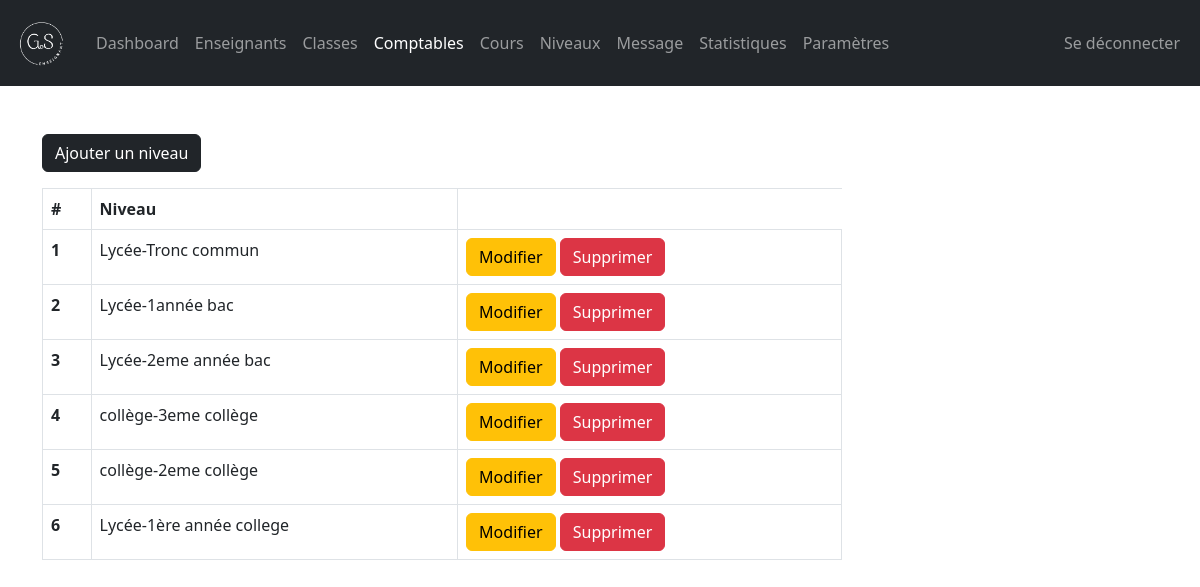
The app's page /admin/grade.php (signed in) with its own data.
### tables this page shows
CREATE TABLE `grades` (
  `grade_id` int(11) NOT NULL,
  `grade` varchar(31) NOT NULL,
  `grade_code` varchar(7) NOT NULL
);

### admin/data/grade.php (called while the page is built, shortened)
<?php
function getAllGrades($conn){
   $sql = "SELECT * FROM grades";
   $stmt = $conn->prepare($sql);
   $stmt->execute();
   if ($stmt->rowCount() >= 1) {
     $grades = $stmt->fetchAll();
     return $grades;
   }else {
    return 0;
   }
}

### admin/grade.php (the view, shortened to what this page needs)
<?php
if (isset($_SESSION['admin_id']) &&
    isset($_SESSION['role'])) {
    if ($_SESSION['role'] == 'Admin') {
       include "../DB_connection.php";
       include "data/grade.php";
       $grades = getAllGrades($conn);
 ?>
<!DOCTYPE html>
<html lang="en">
<head>
	<link rel="stylesheet" href="https://cdn.jsdelivr.net/npm/bootstrap@5.2.0/dist/css/bootstrap.min.css">
	<link rel="stylesheet" href="../css/style.css">
  <link rel="stylesheet" href="https://cdnjs.cloudflare.com/ajax/libs/font-awesome/4.7.0/css/font-awesome.min.css">
</head>
<body>
    <?php
        include "inc/navbar.php";
        if ($grades != 0) {
     ?>
     <div class="container mt-5">
        <a href="grade-add.php"
           class="btn btn-dark">Ajouter un niveau</a>
           <div class="table-responsive">
              <table class="table table-bordered mt-3 n-table">
                <thead>
                  <tr>
                    <th scope="col">#</th>
                    <th scope="col">Niveau</th>
                  </tr>
                </thead>
                <tbody>
                  <?php $i = 0; foreach ($grades as $grade ) {
                    $i++;  ?>
                  <tr>
                    <th scope="row"><?=$i?></th>
                    <td>
                      <?php
                          echo $grade['grade_code'].'-'.
                                     $grade['grade'];
                       ?>
                    </td>
                    <td>
                        <a href="grade-edit.php?grade_id=<?=$grade['grade_id']?>"
                           class="btn btn-warning">Modifier</a>
                        <a href="grade-delete.php?grade_id=<?=$grade['grade_id']?>"
                           class="btn btn-danger">Supprimer</a>
                    </td>
                  </tr>
                <?php } ?>
                </tbody>
              </table>
           </div>
         <?php } ?>
     </div>
</body>
</html>
<?php
  }else {
    header("Location: ../login.php");
    exit;
  }
}else {
	header("Location: ../login.php");
	exit;
}
?>

### css/style.css (style rules this page uses)
.n-table { max-width: 800px; }

### records on screen
grades: grade_code "Lycée", grade "Tronc commun"
grades: grade_code "Lycée", grade "1année bac"
grades: grade_code "Lycée", grade "2eme année bac"
grades: grade_code "collège", grade "3eme collège"
grades: grade_code "collège", grade "2eme collège"
grades: grade_code "Lycée", grade "1ère année college"
